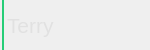
<?xml version="1.0" encoding="UTF-8"?>
<ui version="4.0">
 <class>p_channel_button</class>
 <widget class="p_flat_button" name="p_channel_button">
  <property name="geometry">
   <rect>
    <x>0</x>
    <y>0</y>
    <width>150</width>
    <height>50</height>
   </rect>
  </property>
  <property name="minimumSize">
   <size>
    <width>150</width>
    <height>50</height>
   </size>
  </property>
  <property name="maximumSize">
   <size>
    <width>150</width>
    <height>16777215</height>
   </size>
  </property>
  <property name="windowTitle">
   <string>p_channel_button</string>
  </property>
  <property name="styleSheet">
   <string notr="true">p_flat_button
{
	background-color: #323232;
}

#status
{
	color: #26cd77;
	margin-left: -2px;
}
#name
{
	color: #e1e1e1;
}
</string>
  </property>
  <layout class="QHBoxLayout" name="horizontalLayout">
   <property name="spacing">
    <number>0</number>
   </property>
   <property name="leftMargin">
    <number>0</number>
   </property>
   <property name="topMargin">
    <number>0</number>
   </property>
   <property name="rightMargin">
    <number>0</number>
   </property>
   <property name="bottomMargin">
    <number>0</number>
   </property>
   <item>
    <widget class="QLabel" name="status">
     <property name="frameShape">
      <enum>QFrame::VLine</enum>
     </property>
     <property name="lineWidth">
      <number>2</number>
     </property>
     <property name="text">
      <string/>
     </property>
    </widget>
   </item>
   <item>
    <widget class="QLabel" name="name">
     <property name="font">
      <font>
       <pointsize>16</pointsize>
      </font>
     </property>
     <property name="text">
      <string>Terry</string>
     </property>
    </widget>
   </item>
   <item>
    <spacer name="horizontalSpacer">
     <property name="orientation">
      <enum>Qt::Horizontal</enum>
     </property>
     <property name="sizeType">
      <enum>QSizePolicy::Fixed</enum>
     </property>
     <property name="sizeHint" stdset="0">
      <size>
       <width>96</width>
       <height>20</height>
      </size>
     </property>
    </spacer>
   </item>
  </layout>
 </widget>
 <layoutdefault spacing="6" margin="11"/>
 <customwidgets>
  <customwidget>
   <class>p_flat_button</class>
   <extends>QWidget</extends>
   <header>p_flat_button.h</header>
   <container>1</container>
  </customwidget>
 </customwidgets>
 <resources/>
 <connections/>
</ui>
